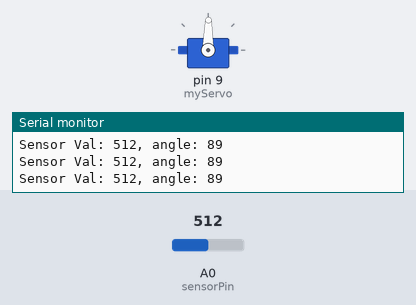
Bench run of a sketch on a simulated Arduino Uno, built with avr-gcc and run on an emulated ATmega328P. Parts: servo, the last lines printed to the serial monitor. Inputs (shaded band) come from the test bench; at power-on: A0 (sensorPin) = 512.

Above: at 1.2 s.
1.3 s: A0 (sensorPin) set to 556
At 2.8 s:
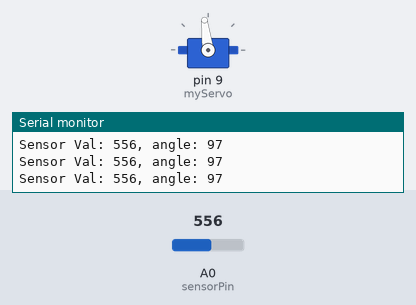
4.3 s: A0 (sensorPin) set to 587
At 5.1 s:
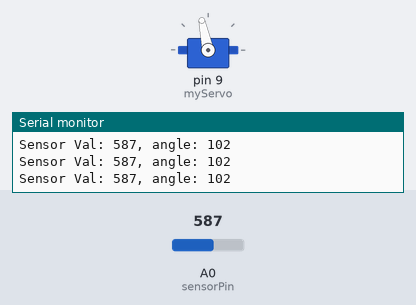
5.8 s: A0 (sensorPin) set to 306
At 6.5 s:
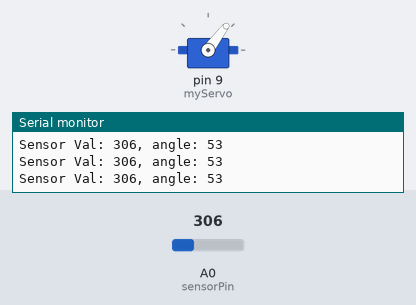
7.3 s: A0 (sensorPin) set to 109
At 8.3 s:
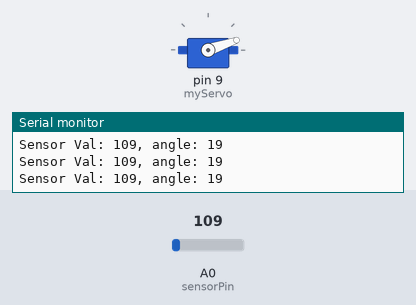
8.8 s: A0 (sensorPin) set to 89
At 9.9 s:
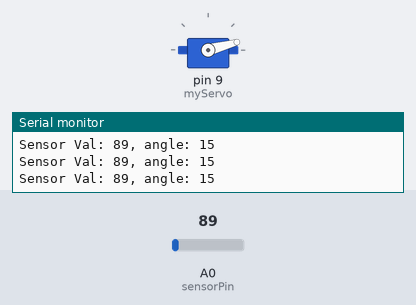
11.8 s: A0 (sensorPin) set to 122
At 12.4 s:
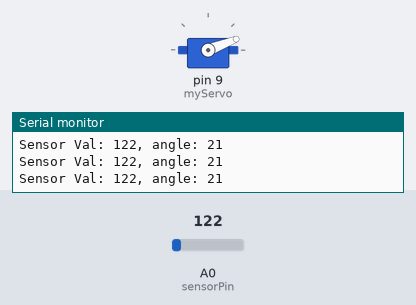
Timing chart, 0 to 14.3 s (numbered marks = the images above; inputs shaded):
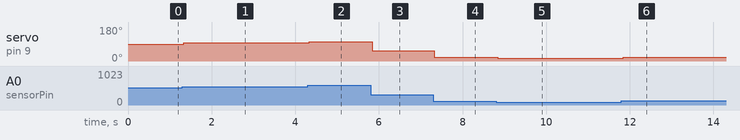

The sketch:

mood_cue-expanded.ino
```cpp
#include <Servo.h>

Servo myServo;
int const sensorPin = A0;
int sensorVal;
int angle;

void setup() {
  myServo.attach(9);
  Serial.begin(9600);
}

void loop() {
  int sensorVal = analogRead(sensorPin);
  Serial.print("Sensor Val: ");
  Serial.print(sensorVal);
  angle = map(sensorVal, 0, 1023, 0, 179);
  Serial.print(", angle: ");
  Serial.println(angle);

  myServo.write(angle);
  delay(15);
}
```

Measured:
- after the input at 1.3 s, servo on pin 9 (myServo): 89° → 97° at once
- after the input at 4.3 s, servo on pin 9 (myServo): 97° → 102° at once
- after the input at 5.8 s, servo on pin 9 (myServo): 102° → 53° at once
- after the input at 7.3 s, servo on pin 9 (myServo): 53° → 19° at once
- after the input at 8.8 s, servo on pin 9 (myServo): 19° → 15° at once
- after the input at 11.8 s, servo on pin 9 (myServo): 15° → 21° at once
